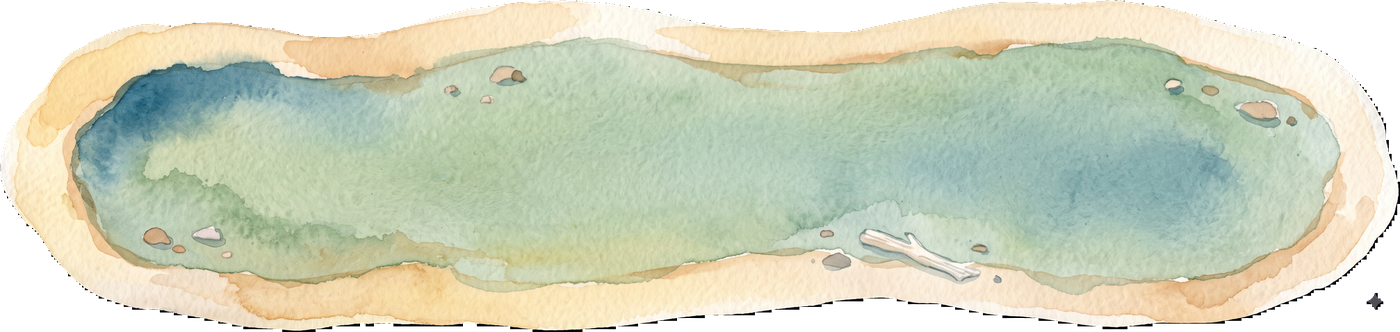
#> input picture art-review/watercolour-spike/island-shape3-keyed.png, 1400 x 332 px
$ python key_island.py island-shape3-keyed.png island-shape3-keyed.png 5
#> lines starting #> are read from the running program, lines starting #| are printed output that depends on the picture; after the words box and inside, x2 and y2 are one past the last pixel; in counts of white or black regions, pixels touching at a corner belong together
#!/usr/bin/env python3
"""Chroma-key + crop + resize one watercolour island generation into a game-ready
transparent PNG. Same approach as scripts/process_island_scenes.py (border-connected
flood fill so enclosed dark pigment is never punched out), pared down to a single file.
Scratch tool — lives outside the repo until the style is approved.
"""
import sys
from collections import deque
import numpy as np
from PIL import Image

SRC, OUT, TARGET_LONG = sys.argv[1], sys.argv[2], int(sys.argv[3])
DS = 8                 # downsample factor for the flood fill
KEY_THRESH = 45.0      # below this colour distance from bg = fully transparent
KEY_FEATHER = 30.0     # ramp width above KEY_THRESH up to fully opaque
WM_FRAC = 0.15         # bottom-right watermark exclusion zone for the crop

im = Image.open(SRC).convert("RGB")
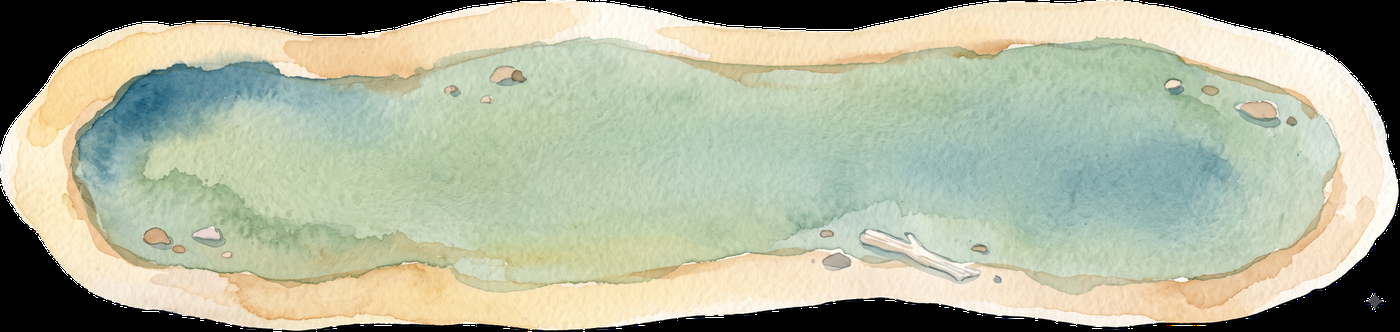
#> im: PIL image 1400x332 RGB; mean R, G, B 172.1, 177.2, 154.9
rgb = np.asarray(im).astype(np.float32)
H, W, _ = rgb.shape
#> H = 332; W = 1400

# background colour = mean of the four corner patches (all near-black here)
c = 24
corners = [rgb[:c, :c], rgb[:c, -c:], rgb[-c:, :c], rgb[-c:, -c:]]
bg = np.mean([p.reshape(-1, 3).mean(axis=0) for p in corners], axis=0)
#> bg = [0.000868, 0.00651, 0.0135]
dist = np.sqrt(((rgb - bg) ** 2).sum(axis=2))
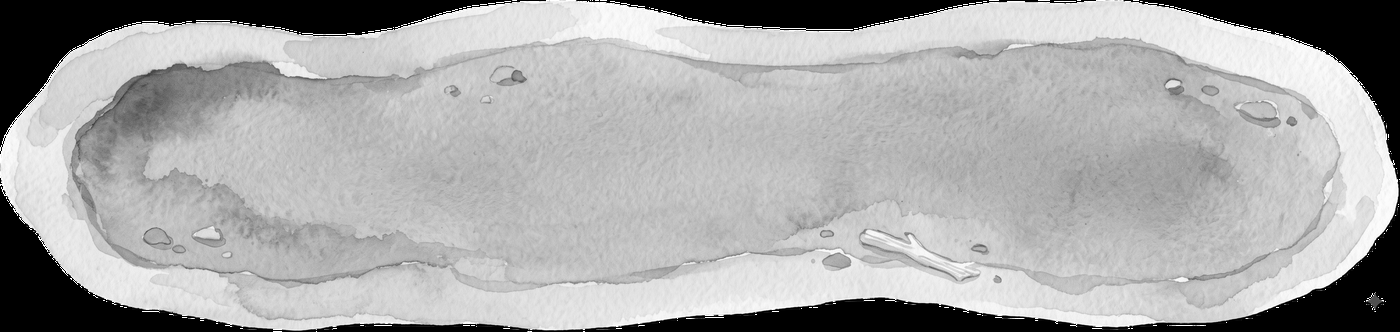
#> dist: shape (332, 1400) float32; min 0.015, max 441.7, mean 292.3; drawn with min black and max white

# flood fill inward from the borders over a downsampled mask, so only background that
# actually touches the edge is keyed — dark pigment enclosed by the art stays opaque
small = dist[::DS, ::DS]
sh, sw = small.shape
#> sh = 42; sw = 175
isbg = small < KEY_THRESH
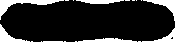
#> isbg: shape (42, 175) bool; 15.5% white; 18 white regions (11 under 20 px), largest, box (x1, y1, x2, y2) and area: (0, 0, 64, 20) 315, (143, 0, 175, 21) 185, (0, 24, 30, 42) 178
reached = np.zeros_like(isbg)
q = deque()
for x in range(sw):
    for y in (0, sh - 1):
        if isbg[y, x] and not reached[y, x]:
            reached[y, x] = True; q.append((y, x))
#> reached: shape (42, 175) bool; 4.2% white in thin lines or dots
for y in range(sh):
    for x in (0, sw - 1):
        if isbg[y, x] and not reached[y, x]:
            reached[y, x] = True; q.append((y, x))
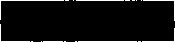
#> reached: shape (42, 175) bool; 5.2% white in thin lines or dots
while q:
    y, x = q.popleft()
    for dy, dx in ((1, 0), (-1, 0), (0, 1), (0, -1)):
        ny, nx = y + dy, x + dx
        if 0 <= ny < sh and 0 <= nx < sw and isbg[ny, nx] and not reached[ny, nx]:
            reached[ny, nx] = True; q.append((ny, nx))

outside = np.asarray(Image.fromarray((reached * 255).astype(np.uint8)).resize((W, H), Image.NEAREST)) > 127
alpha = np.clip((dist - KEY_THRESH) / KEY_FEATHER, 0, 1)
alpha[~outside] = 1.0          # anything the fill never reached is real artwork
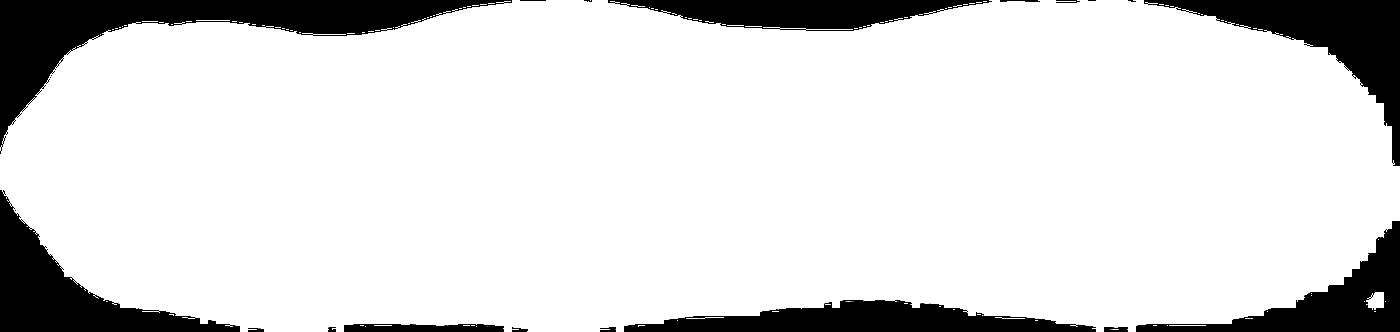
#> alpha: shape (332, 1400) float32; min 0, max 1, mean 0.859
alpha = (alpha * 255).astype(np.uint8)

# crop to the real design, ignoring the watermark sparkle Gemini stamps bottom-right
soliddesign = alpha > 200
#> soliddesign: shape (332, 1400) bool; 85.9% white; 21 black regions (6 under 20 px), largest, box (x1, y1, x2, y2) and area: (0, 0, 512, 154) 17683, (1144, 0, 1400, 166) 11168, (0, 190, 240, 332) 10623
soliddesign[int(H * (1 - WM_FRAC)):, int(W * (1 - WM_FRAC)):] = False
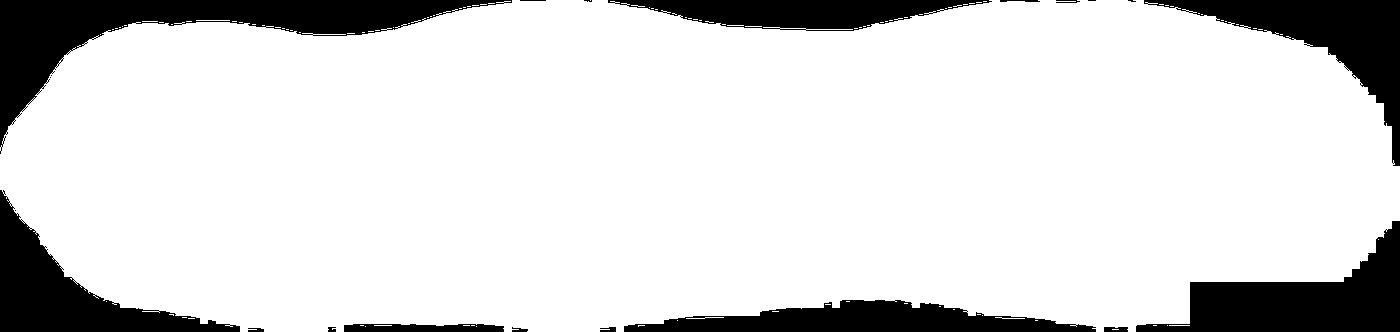
#> soliddesign: shape (332, 1400) bool; 85% white; 21 black regions (6 under 20 px), largest, box (x1, y1, x2, y2) and area: (0, 0, 512, 154) 17683, (1136, 221, 1400, 332) 12697, (1144, 0, 1400, 166) 11168
ys, xs = np.where(soliddesign)
y0, y1, x0, x1 = ys.min(), ys.max() + 1, xs.min(), xs.max() + 1
#> y0 = 0; y1 = 332; x0 = 0; x1 = 1400

out = np.dstack([rgb.astype(np.uint8), alpha])[y0:y1, x0:x1]
img = Image.fromarray(out, "RGBA")

# premultiply -> resize -> un-premultiply, so transparent black doesn't bleed into edges
a = np.asarray(img).astype(np.float32)
a[..., :3] *= (a[..., 3:4] / 255.0)
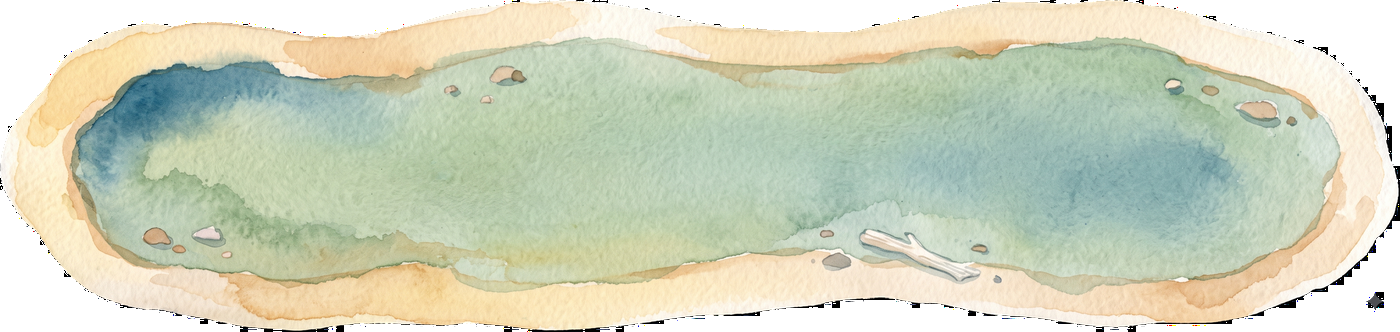
#> a: shape (332, 1400, 4) float32; mean R, G, B, A 172.1, 177.2, 154.8, 219.8; transparent parts drawn white
img = Image.fromarray(a.astype(np.uint8), "RGBA")
w, h = img.size
#> w = 1400; h = 332
s = TARGET_LONG / max(w, h)
#> s = 0.00357
img = img.resize((max(1, round(w * s)), max(1, round(h * s))), Image.LANCZOS)
a = np.asarray(img).astype(np.float32)
#> a = [[193, 196, 170, 206], [202, 208, 175, 243], [205, 212, 183, 235], [189, 204, 185, 238], [197, 205, 187, 218]]
np.divide(a[..., :3], (a[..., 3:4] / 255.0), out=a[..., :3], where=a[..., 3:4] > 0)
Image.fromarray(np.clip(a, 0, 255).astype(np.uint8), "RGBA").save(OUT)
print(f"{SRC} {W}x{H} -> {OUT} {img.size[0]}x{img.size[1]}  (bg {bg.astype(int)})")
#| island-shape3-keyed.png 1400x332 -> island-shape3-keyed.png 5x1  (bg [0 0 0])
